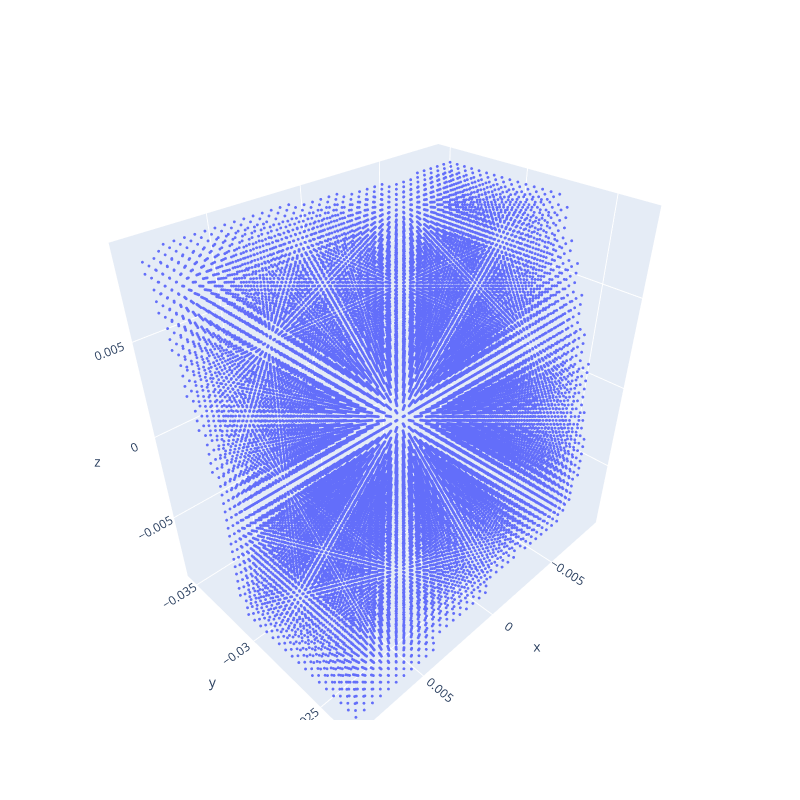

Here is the notebook cell this chart was saved with:
### Markdown cell above
We can plot the new points:

### Code cell
# Plot points  
all_vertices = points

fig = go.Figure(data=[
    go.Scatter3d(x=all_vertices[0,:], y=all_vertices[1,:], z=all_vertices[2,:],
                    mode='markers', marker=dict(size=1)
    ),
    ])
fig.update_layout(
    autosize=False,
    width=800,
    height=800,
    showlegend=False
)
fig.show()

### Figure 1 — Plotly figure (JSON) as saved in the notebook; plotly's stock layout.template omitted (floating-point values rounded to 4 significant figures; data arrays with more than 128 entries replaced by an {"elided": "..."} marker saying what was removed)
{"data": [{"marker": {"size": 1}, "mode": "markers", "type": "scatter3d", "x": {"elided": "25249 float values"}, "y": {"elided": "25249 float values"}, "z": {"elided": "25249 float values"}}], "layout": {"autosize": false, "height": 800, "showlegend": false, "width": 800}}
